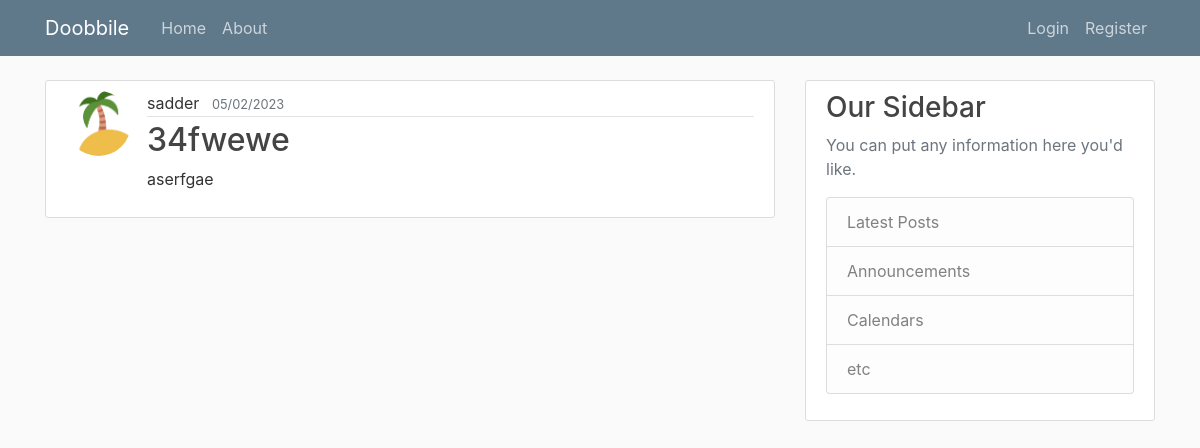
Page /post/13 on the committed database.
### doobbile_app/models.py (models this page shows, shortened)
class User(db.Model, UserMixin):
    id = db.Column(db.Integer, primary_key=True)
    username = db.Column(db.String(20), unique=True, nullable=False)
    email = db.Column(db.String(120), unique=True, nullable=False)
    image_file = db.Column(db.String(20), nullable=False,
                           default='default.svg')
    password = db.Column(db.String(60), nullable=False)
    posts = db.relationship('Post', backref='author', lazy=True)

class Post(db.Model):
    id = db.Column(db.Integer, primary_key=True)
    title = db.Column(db.String(100), nullable=False)
    date_posted = db.Column(db.DateTime, nullable=False,
                            default=datetime.utcnow)
    content = db.Column(db.Text, nullable=False)
    user_id = db.Column(db.Integer, db.ForeignKey("user.id"), nullable=False)

### doobbile_app/posts/routes.py (the view)
@posts.route("/post/<int:post_id>")
def doobbile(post_id):
    post = Post.query.get_or_404(post_id)
    return render_template('doobbile.html', title=post.title, post=post)

### doobbile_app/templates/doobbile.html (shortened to what this page needs)
{% extends "layout.html" %}
{% block content %}
    <div class="media content-section">
      <img class="rounded-circle post-img" src="{{ url_for('static', filename ='profile_pics/' + post.author.image_file) }}">
        <div class="media-body">
          <div class="post-metadata">
            <a class="mr-2" href="{{url_for('users.user_posts', username=post.author.username)}}">{{ post.author.username }}</a>
            <small class="text-muted">{{ post.date_posted.strftime("%m/%d/%Y") }}</small>
          </div>
          <h2 class="post-title">{{ post.title }}</a></h2>
          <p class="post-content">{{ post.content }}</p>
        </div>
    </div>
{% endblock content %}

### doobbile_app/static/main.css (style rules this page uses)
body { background: #fafafa; color: #333333; margin-top: 5rem; }
h1, h2, h3, h4, h5, h6 { color: #444444; }
.content-section { background: #ffffff; padding: 10px 20px; border: 1px solid #dddddd; border-radius: 3px; margin-bottom: 20px; }
.post-title { color: #444444; }
.post-content { white-space: pre-line; }
.post-img { height: 65px; width: 65px; margin-right: 16px; }
.post-metadata { padding-bottom: 1px; margin-bottom: 4px; border-bottom: 1px solid #e3e3e3; }
.post-metadata a { color: #333; text-decoration: none; }

### rows in the picture
User: image_file (picture), author.username "sadder"
Post: date_posted "05/02/2023", title "34fwewe", content "aserfgae"
